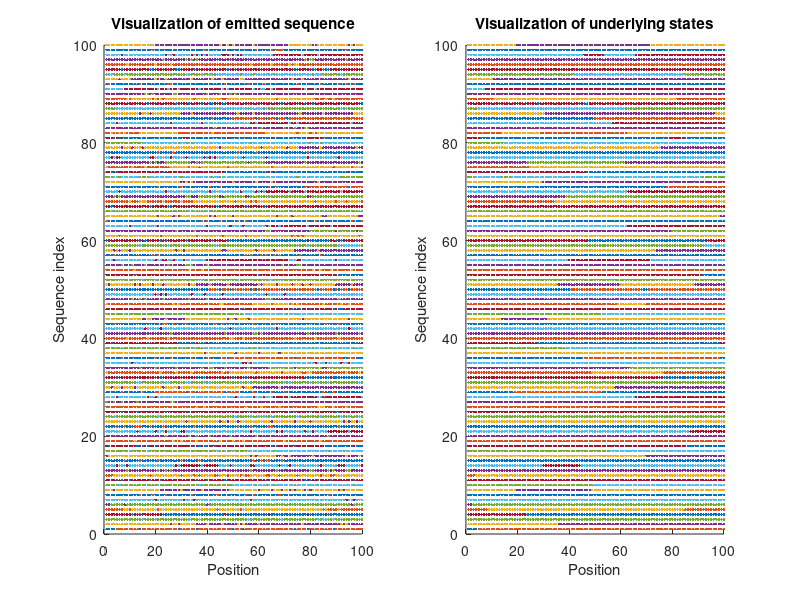

This figure's MATLAB source:
rng(123456);

%CG rich(1) vs CG poor(2)
A  = [0.99 0.01; 0.01 0.99]; %transition probs

%A C G T
B = [0.05 0.49 0.49 0.05; 
    0.49 0.05 0.05 0.49];

seq_N = 100;
seq_len = 100;
seqs = cell(seq_N, 1);
states = cell(seq_N, 1);

for i = 1:seq_N   
    [seqs{i}, states{i}] = hmmgenerate(seq_len,A,B);
end

guess_A = [0.9 0.1; 0.1 0.9]; %rand(2,2);
guess_A  = diag(sum(guess_A, 2)) \ guess_A;

guess_B = rand(2,4);
guess_B  = diag(sum(guess_B, 2)) \ guess_B;

%[estTR,estE] = hmmtrain(seqs, A, guess_B, 'Tolerance', 1e-5)

suff_stat = zeros(2,2);

for i = 1:seq_N
    seqs{i}(seqs{i} == 3) = 2;
    seqs{i}(seqs{i} == 4) = 1;
    seqs{i} = 3 - seqs{i};    
    for j = 2:seq_len
        suff_stat(seqs{i}(j-1), seqs{i}(j)) = suff_stat(seqs{i}(j-1), ...
                                                        seqs{i}(j)) ...
            + 1;
    end    
end
disp('Estimated state transition probabilities')
diag(sum(suff_stat, 2)) \ suff_stat


figure(1)
clf
subplot(1,2,1);

for i=1:seq_N
    scatter(find(seqs{i} == 1), ones(1, length(find(seqs{i} == 1))) ...
            * i, '.r');
    hold on
    scatter(find(seqs{i} == 2), ones(1, length(find(seqs{i} == 2))) ...
            * i, '.g');
end
title('Visualization of emitted sequence')
xlabel('Position')
ylabel('Sequence index')

subplot(1,2,2);

for i=1:seq_N
    scatter(find(states{i} == 1), ones(1, length(find(states{i} == ...
                                                      1))) * i, ...
            '.r');
    hold on
    scatter(find(states{i} == 2), ones(1, length(find(states{i} == ...
                                                      2))) * i, ...
            '.g');
end
title('Visualization of underlying states')
xlabel('Position')
ylabel('Sequence index')

saveas(gcf, '../imgs/gene_viz.png')

